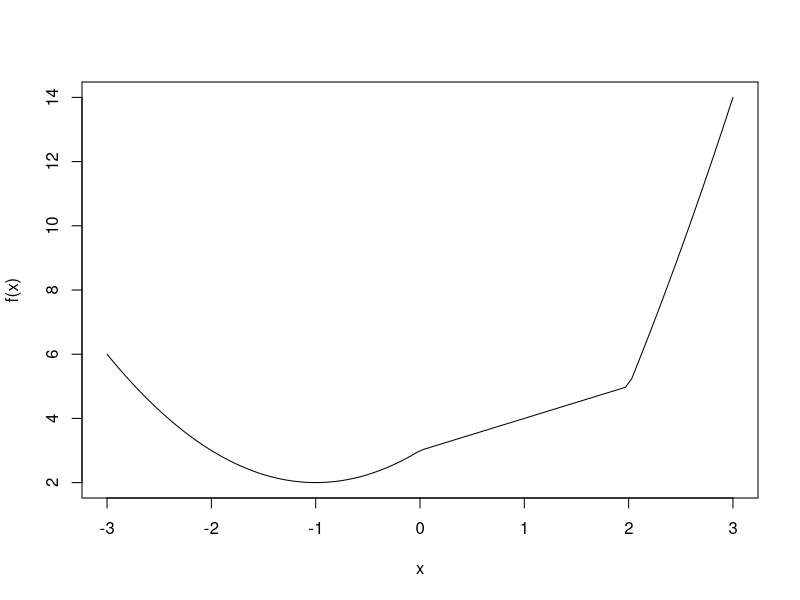

This chart was generated by the following R code:
rm(list=ls())

# 1. 
# (a) Write functions tmpFn1 and tmpFn2 such that if xVec is the vector (x1, 
# x2,..., xn), then tmpFn1(xVec) returns the vector ( x1, x2^2,  ..., xn^n 
# ) and tmpFn2(xVec) returns the vector ( x1, x2^2/2 , ... , xn^n/n ) .

set.seed(75)
xVec <- sample(1:9,size=6,replace=T )

tmpFn1 <- function(xVec)
{
  xVec^seq(along=xVec)
}

xVec
tmpFn1(xVec)


tmpFn2 <- function(xVec)
{
  (xVec^seq(along=xVec))/seq(along=xVec)
}

xVec
tmpFn2(xVec)


# 1. (b) 
# Now write a function tmpFn3 which takes 2 arguments x and n where x is a
# single number and n is a strictly positive integer. The function should return
# the value of 1 + x/1 + x^2/2 + x^3/3 + ... + x^n/n

tmpFn3 <- function(x, n)
{
  1 + sum(x^(1:n)/(1:n))
}

tmpFn3(1,3)


#-------------------------------------------------------------
# 2. Write a function tmpFn(xVec) such that if xVec is the 
# vector x = (x1,..., xn) 
# then tmpFn(xVec) returns the vector of moving averages: (x1 + x2 + x3)/3 ,
# (x2 + x3 + x4)/3 , ...,  (xn−2 + xn−1 + xn)/3 Try out your function; for
# example, try tmpFn( c(1:5,6:1) ).

tmpFn <- function(xVec)
{
  n <- length(xVec)
  zVec <- (xVec[1:(n-2)] + xVec[2:(n-1)] + xVec[3:n])/3
  zVec
}

tmpFn( c(1:5,6:1) )

# -------------------------------------------------------

# 3. Consider the continuous function 

#  f(x) = x^2 + 2x + 3   if x < 0  
#       = x + 3          if 0 < x < 2 
#       = x^2 + 4x - 7   if 2 <= x. 
# Write a function tmpFn which takes a single
# argument xVec. The function should return the vector of values 
# of the function f(x) evaluated at the values in xVec. 
# Hence plot the function f(x) for -3 < x < 3.


f<- function(x)
{
  ifelse(x < 0, x^2 + 2*x + 3, ifelse(x >= 2, x^2 +4*x -7, x+3))
}

x <- seq(-3,3,len=100)
plot(x, f(x), "l")

#----------------------------------------------------------

# 4. Write a function which takes a single argument which is a matrix. 
# The function should return a matrix # which is the same as the function 
# argument but every odd number is doubled.
# Hence the result of using the function on the matrix
# [ 
#   1   1   3
#   5   2   6
#   -2  -1  -3
# ]
# should be: 
# [ 
#    2    2   6
#   10    2   6
#   -2   -2   -6
# ]
# Hint: First try this for a specific matrix on the Command Line.

tmpFn <- function(mat)
{
  ifelse(mat %% 2 == 1, mat *2, mat)
}

mat <- matrix(c(1,1,3, 5,2,6, -2,-1,-3), nrow = 3, ncol = 3, byrow = T)

mat
tmpFn(mat)


#-----------------------------------
rm(list=ls())